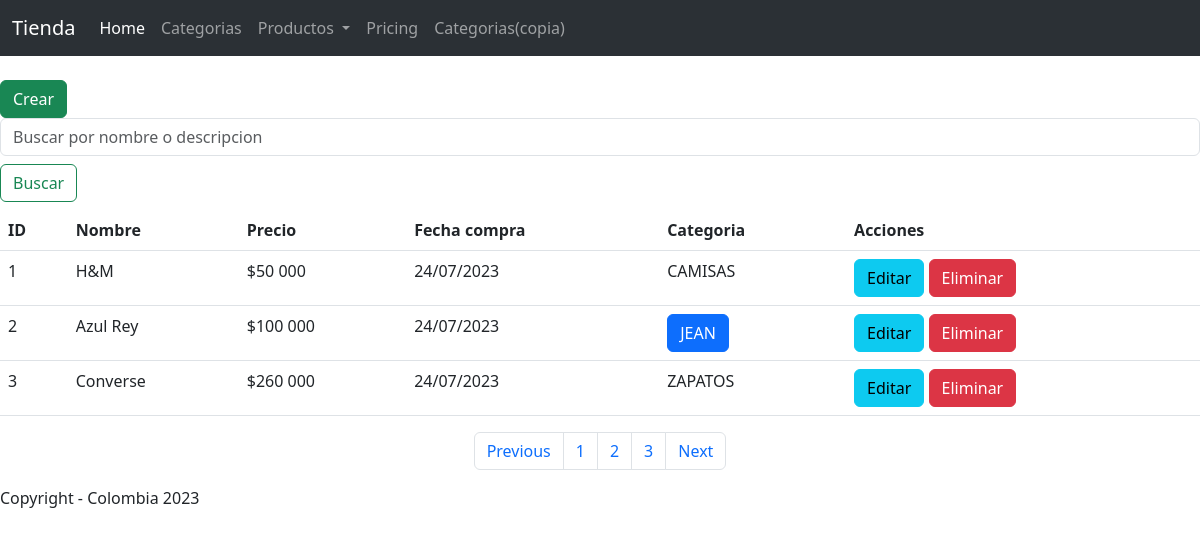
Before: /productos/ with the older database file.
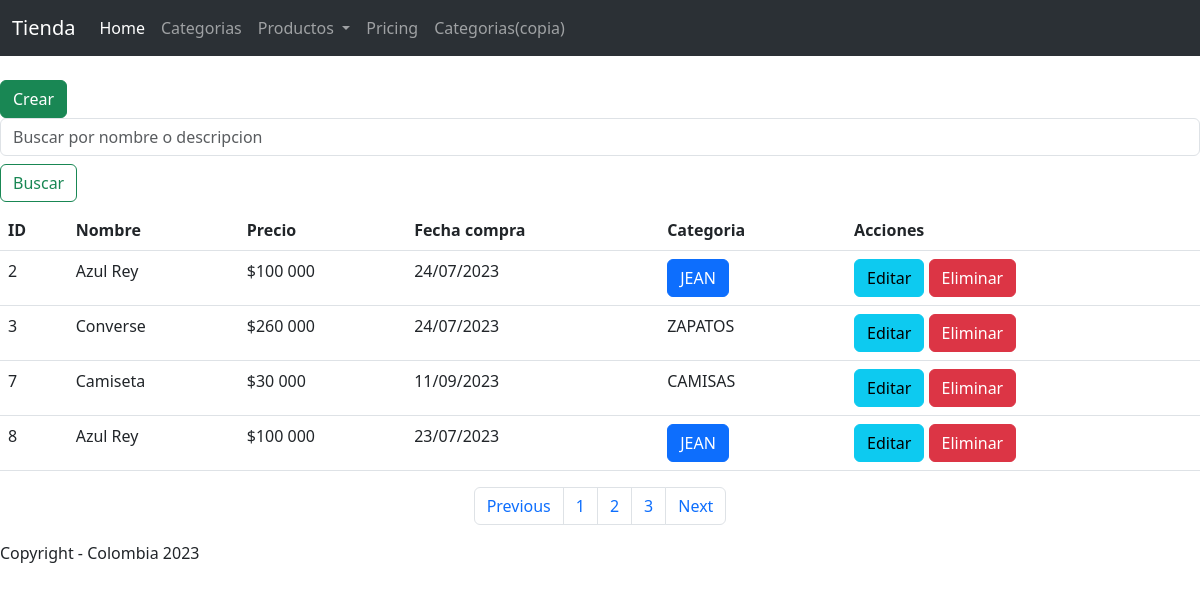
After: the same page with the newer database file.
### tienda/models.py (models this page shows, shortened)
class Producto(models.Model):
    nombre = models.CharField(max_length=254)
    precio = models.IntegerField()
    categoria = models.ForeignKey(Categoria, on_delete=models.DO_NOTHING)
    fecha_compra = models.DateField()

class Categoria(models.Model):
    nombre = models.CharField(max_length=50)
    descripcion = models.TextField(null=True, blank=True)

### tienda/views.py (the view)
# urls.py: path("productos/", views.productos, name="productos"),
def productos(request):
    query = Producto.objects.all()
    contexto = {"data": query}
    return render(request, "tienda/productos/listar.html", contexto)

### tienda/templates/tienda/productos/listar.html (shortened to what this page needs)
{% extends 'tienda/base.html' %}
{% load static %}
{% load humanize %}
{% block contenedor %}
    <br>
    <a class="btn btn-success" href="{% url 'tienda:form_pro' %}">Crear</a>
    <form class="form-inline" role="search" method="post">
        <input class="form-control mr-sm-2" type="search" placeholder="Buscar por nombre o descripcion" aria-label="Search" name="buscar" value="{{buscado}}">
        <button class="btn btn-outline-success my-2 my-ms-0" type="submit">Buscar</button><br>
    </form>
    {% if data %}
        <table class="table table-hover">
            <tr>
                <th>ID</th>
                <th>Nombre</th>
                <th>Precio</th>
                <th>Fecha compra</th>
                <th>Categoria</th>
                <th>Acciones</th>
            </tr>
        {% for i in data %}
            <tr>
                <td>{{ i.id }} </td>
                <td>{{i.nombre}} </td>
                <td>${{i.precio|intcomma}}</td>
                <td>{{i.fecha_compra|date:"SHORT_DATE_FORMAT"}}</td>
                <td>
                    {% if i.categoria.nombre|upper == "JEAN" %}
                        <button type="button" class="btn btn-primary position-relative">
                            {{i.categoria.nombre|upper}}
                        </button>
                    {% else %}
                        {{i.categoria.nombre|upper}}
                    {% endif %}
                </td>
                <td>
                    <a href="{% url 'tienda:productos_editar' i.id %}" class="btn btn-info">Editar</a>
                    <a href="{% url 'tienda:productos_eliminar' i.id %}" class="btn btn-danger">Eliminar</a>
                </td>
            </tr>
        {% endfor %}
        </table>
        <nav aria-label="Page navigation example">
          <ul class="pagination justify-content-center">
            <li class="page-item"><a class="page-link" href="#">Previous</a></li>
            <li class="page-item"><a class="page-link" href="#">1</a></li>
            <li class="page-item"><a class="page-link" href="#">2</a></li>
            <li class="page-item"><a class="page-link" href="#">3</a></li>
            <li class="page-item"><a class="page-link" href="#">Next</a></li>
          </ul>
        </nav>
    {% else %}
        <div class="card bg-warning mt-4 mb-4 p-1">
            NO hay registros...
        </div>
    {% endif %}
{% endblock %}

### tienda/templates/tienda/base.html (shortened to what this page needs)
{% load static %}
<!doctype html>
<html lang="en">
<head>
    <link rel="stylesheet" href="{% static 'tienda/css/styles.css' %}">
    <link rel="stylesheet" href="{% static 'tienda/css/bootstrap.min.css' %}">
</head>
<body>
    <nav class="navbar navbar-expand-lg bg-body-tertiary" data-bs-theme="dark">
        <div class="container-fluid">
            <a class="navbar-brand" href="{% url 'tienda:index' %}">Tienda</a>
            <div class="collapse navbar-collapse" id="navbarNav">
                <ul class="navbar-nav">
                    <li class="nav-item">
                        <a class="nav-link active" aria-current="page" href="{% url 'tienda:index' %}">Home</a>
                    </li>
                    {% if request.session.logueo.nombre_rol != "Usuario" %}
                        <li class="nav-item">
                            <a class="nav-link" href="{% url 'tienda:listar_categorias' %}">Categorias</a>
                        </li>
                    {% endif %}
                    <li class="nav-item dropdown">
                      <a class="nav-link dropdown-toggle" href="#" role="button" data-bs-toggle="dropdown" aria-expanded="false">
                        Productos
                      </a>
                    </li>
                    <li class="nav-item">
                        <a class="nav-link" href="{% url 'tienda:logout' %}">Pricing</a>
                    </li>
                    <li class="nav-item">
                        <a href="{% url 'tienda:listar_categorias' %}" class="nav-link {% if request.session.logueo.nombre_rol == "Usuario" %} disabled {% endif %}" aria-disabled="true">Categorias(copia)</a>
                    </li>
                </ul>
            </div>
        </div>
    </nav>
    {% block contenedor %}
    {% endblock %}
    <footer>
        Copyright - Colombia 2023
    </footer>
</body>
</html>

Changed rows visible on the page:
removed Producto: id "1", nombre "H&M", precio "50 000", fecha_compra "24/07/2023", categoria.nombre "CAMISAS"
added Producto: id "7", nombre "Camiseta", precio "30 000", fecha_compra "11/09/2023", categoria.nombre "CAMISAS"
added Producto: id "8", nombre "Azul Rey", precio "100 000", fecha_compra "23/07/2023", categoria.nombre "JEAN"
